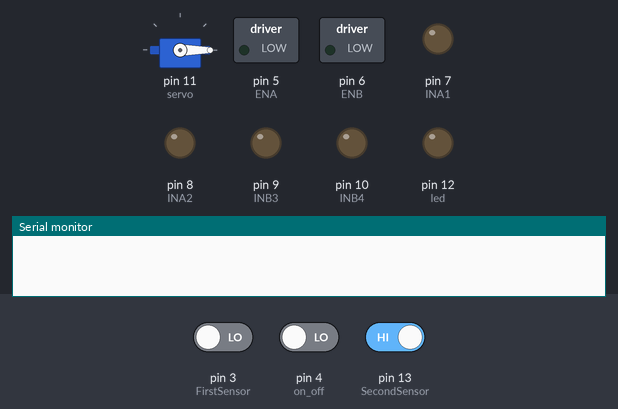
A sketch run on a simulated Arduino Uno, built with avr-gcc and run on an emulated ATmega328P. Shown: servo, switched loads named in the sketch (green lamp = pin HIGH), output pins drawn as LEDs (lit = HIGH), the last lines printed to the serial monitor. The test bench sets the inputs (shaded band); at power-on: pin 4 (on_off) LOW, pin 3 (FirstSensor) LOW, pin 13 (SecondSensor) HIGH.

Above: at 1.2 s.
1.3 s: pin 4 (on_off) driven HIGH
At 1.81 s:
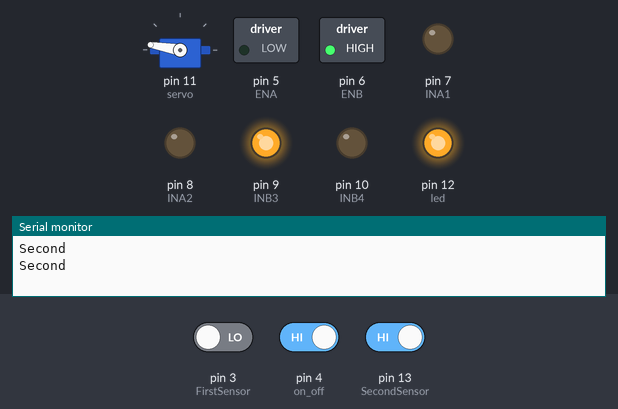
4.3 s: pin 3 (FirstSensor) driven HIGH
At 4.86 s:
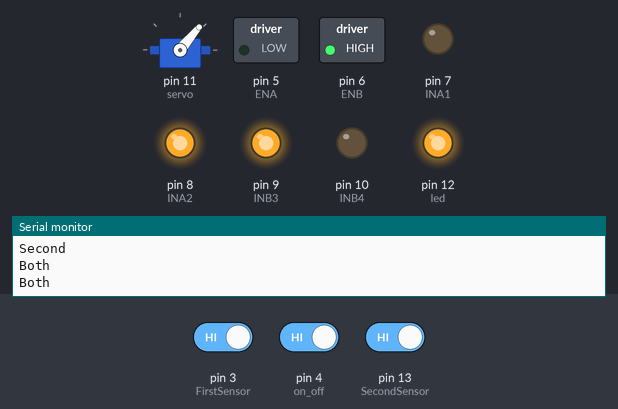
7.3 s: pin 13 (SecondSensor) driven LOW
At 7.9 s:
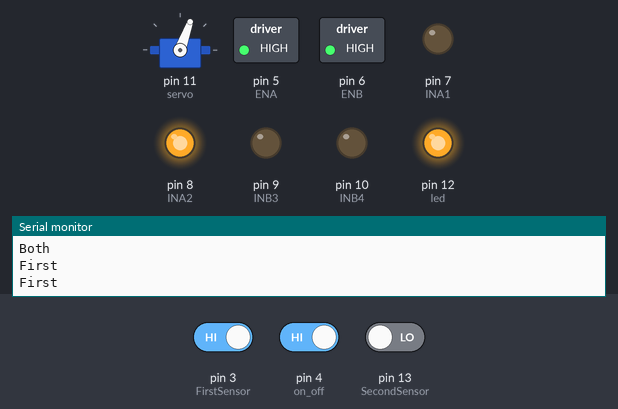
10.3 s: pin 13 (SecondSensor) driven HIGH
At 10.65 s:
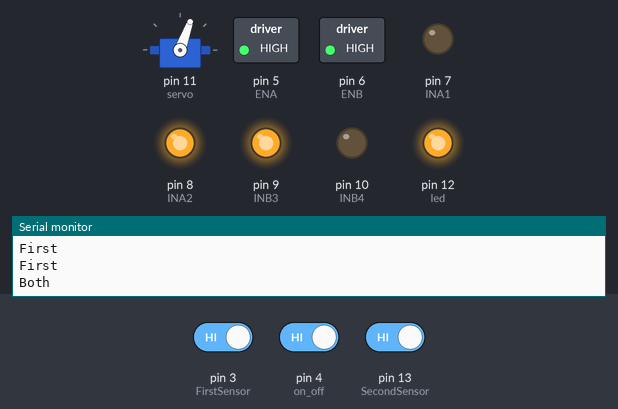
13.3 s: pin 3 (FirstSensor) driven LOW
At 13.69 s:
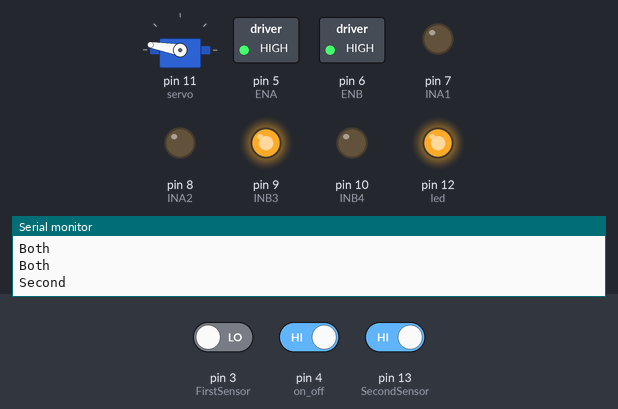
16.3 s: pin 3 (FirstSensor) driven HIGH
At 16.74 s:
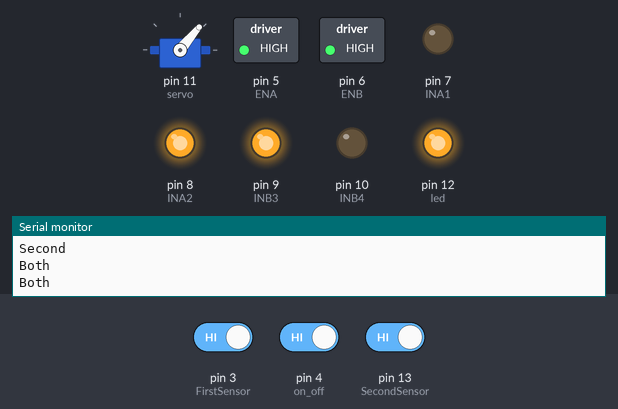
Timing chart, 0 to 20.3 s (numbered marks = the images above; inputs shaded):
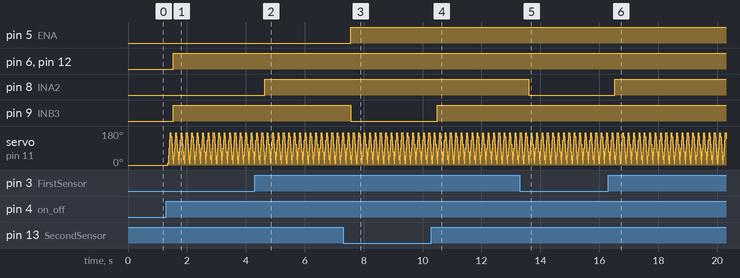

Measured:
- after the input at 1.3 s, pin 6 (ENB), pin 9 (INB3), pin 12 (led): LOW → HIGH after 0.23 s; servo on pin 11 (servo): 0° → 10° after 0.06 s, then repeats every 0.18 s: 50° 0.02 s, 90° 0.02 s, 130° 0.02 s, 170° 0.02 s, 150° 0.02 s, 110° 0.02 s, 70° 0.02 s, 30° 0.02 s, 10° 0.02 s
- after the input at 4.3 s, pin 8 (INA2): LOW → HIGH after 0.34 s
- after the input at 7.3 s, pin 5 (ENA): LOW → HIGH after 0.27 s; pin 9 (INB3): HIGH → LOW after 0.27 s
- after the input at 10.3 s, pin 9 (INB3): LOW → HIGH after 0.19 s
- after the input at 13.3 s, pin 8 (INA2): HIGH → LOW after 0.30 s
- after the input at 16.3 s, pin 8 (INA2): LOW → HIGH after 0.23 s

The sketch:

Robotics_TermProject_Source_Code.ino
```cpp
#include <Servo.h>//서보 라이브러리 사용
//변수 선언
int FirstSensor = 3;
const int on_off = 4;
int right_pirState = LOW;//오른쪽 센서 초기값 설정
int ENA = 5;
int ENB = 6;
int INA1 = 7;
int INA2 = 8;
int INB3 = 9;
int INB4 = 10;
int servo = 11;
int led = 12;
int res1 = 0;//오른쪽 센서 감지시 초기값 설정
int angle = 0;//서보모터 각도 초기값 설정
int SecondSensor = 13;
int left_pirState = LOW;//왼쪽 센서 초기값 설정
int res2 = 0;//왼쪽 센서 감지시 초기값 설정
Servo myservo;//서보 이름 설정
//버튼 스위치의 정보 저장을 위한 변수 선언 밑 초기값 설정
int val = 0;
int old_val = 0;
int state = 0;

void setup(){
  //입력과 출력 설정
  pinMode(on_off, INPUT);
  pinMode(ENA, OUTPUT);
  pinMode(INA1, OUTPUT);
  pinMode(INA2, OUTPUT);
  pinMode(ENB, OUTPUT);
  pinMode(INB3, OUTPUT);
  pinMode(INB4, OUTPUT);
  pinMode(led, OUTPUT);
  pinMode(FirstSensor, INPUT);
  pinMode(SecondSensor, INPUT);
  //센서 감지 확인을 위한 시리얼 모니터 사용
  Serial.begin(9600);
  //서보모터 사용
  myservo.attach(servo);
}
void loop(){
  //변수에 입력신호 저장
  val = digitalRead(on_off);
  res1 = digitalRead(FirstSensor);
  res2 = digitalRead(SecondSensor);

  //버튼 정보 저장
  if((val == HIGH)&&(old_val == LOW)){
    state = 1 - state;
    delay(50);
  }
  //스위치 유지를 위해 이전 값 저장
  old_val = val;
  //스위치가 켜져있을 시
  if(state == 1){
    if(res1 == HIGH && res2 == LOW){//오른쪽 센서 인식 시
      for(angle = 0; angle < 180; angle = angle + 10){
        myservo.write(angle);
        delay(5);
      }
      for(angle = 180; angle > 0; angle = angle - 10){
        myservo.write(angle);
        delay(5);
      }
     digitalWrite(led, HIGH);
     //오른쪽으로 움직이기 위해 움직일 모터 정하고 한 쪽 방향으로만 설정
     analogWrite(ENA, 255);
     digitalWrite(INA1, LOW);
     digitalWrite(INA2, HIGH);
     digitalWrite(INB3, LOW);
     digitalWrite(INB4, LOW);
     Serial.println("First");//시리얼 통신을 통한 코드 동작 확인

    }
    else if(res1 == LOW && res2 == HIGH){
      for(angle = 0; angle < 180; angle = angle + 10){
        myservo.write(angle);
        delay(5);
      }
      for(angle = 180; angle > 0; angle = angle - 10){
        myservo.write(angle);
        delay(5);
      }
      digitalWrite(led, HIGH);

      analogWrite(ENB, 255);
      digitalWrite(INA1, LOW);
      digitalWrite(INA2, LOW);
      digitalWrite(INB3, HIGH);
      digitalWrite(INB4, LOW);
      Serial.println("Second");

    }
    else if(res1 == HIGH && res2 == HIGH){
      for(angle = 0; angle < 180; angle = angle + 10){
        myservo.write(angle);
        delay(5);
      }
      for(angle = 180; angle > 0; angle = angle - 10){
        myservo.write(angle);
        delay(5);
      }
      digitalWrite(led, HIGH);

      analogWrite(ENB, 255);
      digitalWrite(INA1, LOW);
      digitalWrite(INA2, HIGH);
      digitalWrite(INB3, HIGH);
      digitalWrite(INB4, LOW);
      Serial.println("Both");

    }
  }
  else{
    res1 = LOW;
    res2 = LOW;
    angle = 0;
    myservo.write(angle);
    digitalWrite(led, LOW);

    analogWrite(ENA,0);
    analogWrite(ENB,0);
    digitalWrite(INA1, LOW);
    digitalWrite(INA2, LOW);
    digitalWrite(INB3, LOW);
    digitalWrite(INB4, LOW);

  }
}
```
